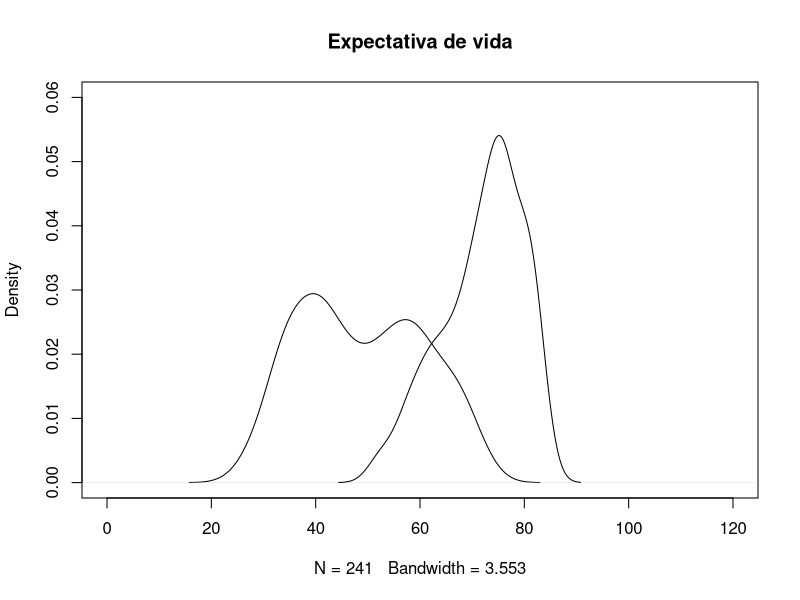

Reproduce this figure in R.
## ---- chunk 1
knitr::opts_chunk$set(collapse=TRUE, comment="##", fig.retina=2, fig.path = "MyFigs/Figure-")
## ---- chunk 2
require(readr)
dt <- read_csv("life.txt")
dim(dt)
head(dt)
## ---- chunk 3
dt1950 <- subset(dt, year == 1950)
dt2015 <- subset(dt, year == 2015)

plot(density(dt1950$life_expectancy), xlim=c(0, 120), ylim=c(0, 0.06),
     main='Expectativa de vida')
lines(density(dt2015$life_expectancy))
